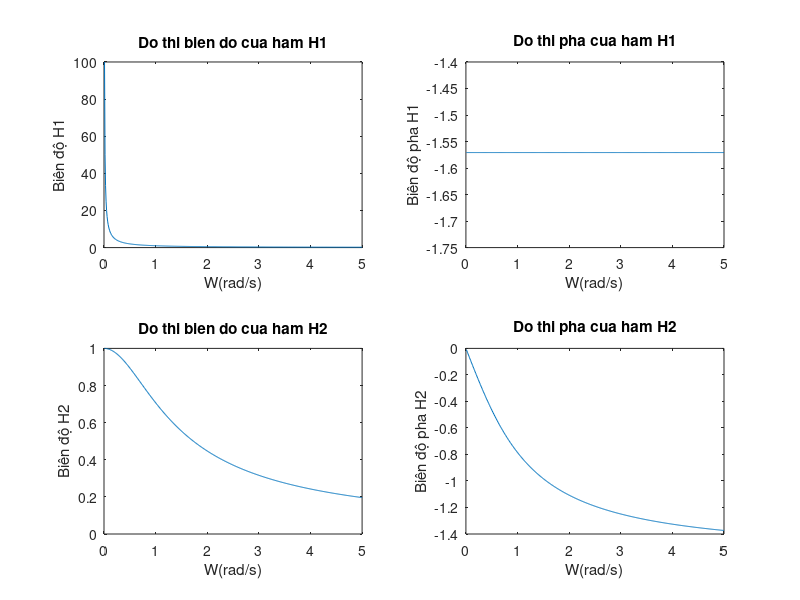

Recreate this plot in MATLAB.
w = (0.01:0.01:5);
H1 = 1./(j*w); 
H2 = 1./ (1 + j*w);
subplot(2,2,1)
plot(w, abs(H1)); % Vẽ đồ thị biên độ hàm truyền H1
xlabel('W(rad/s)');
ylabel('Biên độ H1');
title('Do thi bien do cua ham H1');
subplot(2,2,2)
plot(w, angle(H1)); % Vẽ đồ thị pha hàm truyền H1
xlabel('W(rad/s)');
ylabel('Biên độ pha H1');
title('Do thi pha cua ham H1');
subplot(2,2,3)
plot(w,abs(H2)); % Vẽ đồ thị biên độ hàm truyền H2
xlabel('W(rad/s)');
ylabel('Biên độ H2');
title('Do thi bien do cua ham H2');
subplot(2,2,4)
plot(w,angle(H2)); % Vẽ đồ thị pha hàm truyền H2
xlabel('W(rad/s)');
ylabel('Biên độ pha H2');
title('Do thi pha cua ham H2');
